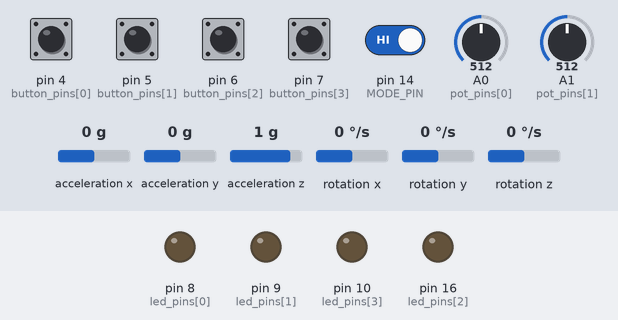
The sketch below on a simulated Arduino Leonardo, built with avr-gcc and run on an emulated ATmega32U4. Parts: output pins drawn as LEDs (lit = HIGH). Inputs (shaded band) come from the test bench; at power-on: pin 4 (button_pins[0]), pin 5 (button_pins[1]), pin 6 (button_pins[2]), pin 7 (button_pins[3]), pin 14 (MODE_PIN) HIGH, A0 (pot_pins[0]) = 512, A1 (pot_pins[1]) = 512, acceleration x 0 g, acceleration y 0 g, acceleration z 1 g, rotation x 0 °/s, rotation y 0 °/s, rotation z 0 °/s. USB keyboard and mouse output is not drawn; what the sketch prints to the serial monitor is not drawn.

Above: at 1.7 s.
1.8 s: pin 4 (button_pins[0]) pulled LOW for 0.15 s
At 1.88 s:
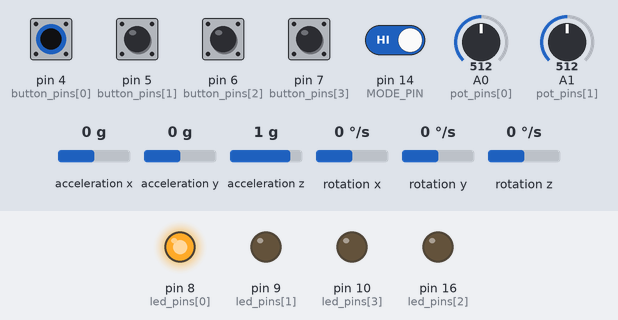
3.4 s: pin 5 (button_pins[1]) pulled LOW for 0.15 s
At 3.48 s:
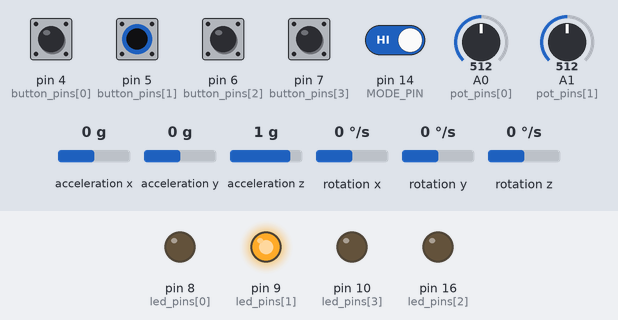
5.0 s: pin 6 (button_pins[2]) pulled LOW for 0.15 s
At 5.08 s:
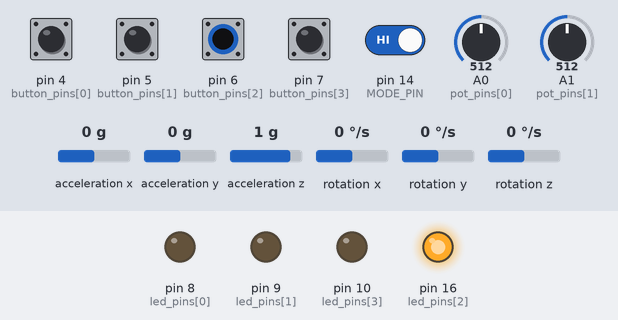
6.6 s: pin 7 (button_pins[3]) pulled LOW for 0.15 s
At 6.68 s:
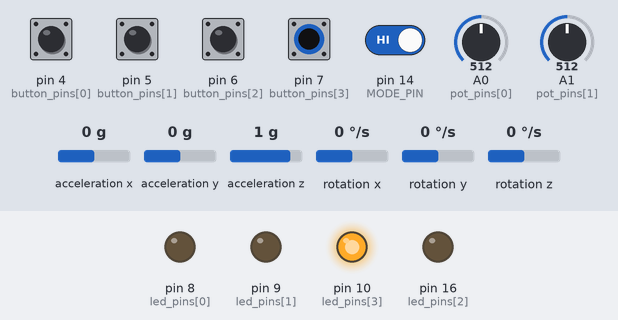
8.2 s: pin 4 (button_pins[0]) driven LOW and pin 5 (button_pins[1]) driven LOW and pin 6 (button_pins[2]) driven LOW and pin 7 (button_pins[3]) driven LOW and pin 14 (MODE_PIN) driven LOW
At 8.6 s:
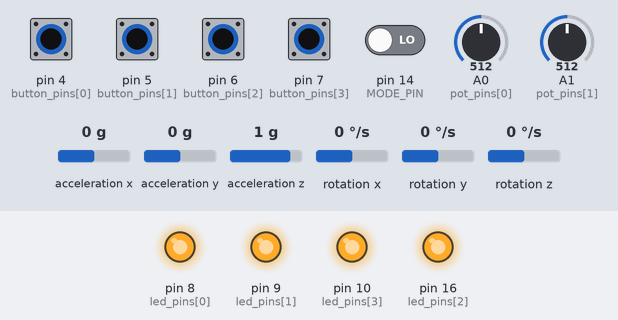
9.7 s: pin 4 (button_pins[0]) driven HIGH
At 10.0 s:
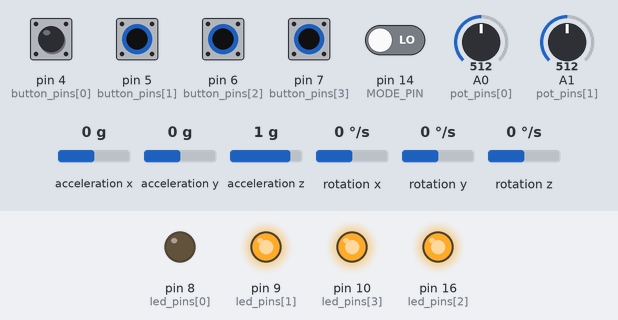
Timing chart, 0 to 12.2 s (numbered marks = the images above; inputs shaded):
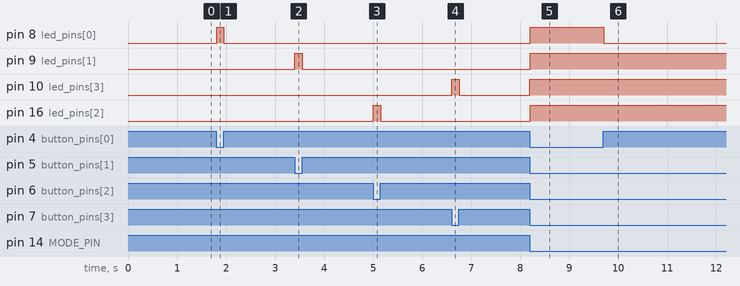

The sketch:

joystick_imu.ino
```cpp
#include "MPU6050_6Axis_MotionApps20.h"
#include "Joystick.h"

#define NUM_BUTTONS 4
#define NUM_LEDS 4

// arrays defining which pins are the various buttons and LEDs are connected to
uint8_t button_pins[NUM_BUTTONS] = {4, 5, 6, 7};
uint8_t led_pins[NUM_LEDS] = {8, 9, 16, 10};

// array defining which analog pins are connected for x and y input
uint8_t pot_pins[] = {A0, A1};

// pin to use for mode selection
#define MODE_PIN 14

#define JOYSTICK_DEBOUNCE 50

MPU6050 mpu;
bool init_success = false;
// packet size of FIFO on MPU6050
uint8_t packet_size;
uint8_t fifo_buffer[64];

Joystick_ joystick(
  JOYSTICK_DEFAULT_REPORT_ID,
  JOYSTICK_TYPE_JOYSTICK,
  4, // number of buttons
  0, // number of hat switches
  true, // X axis available
  true, // Y axis available
  false, //Z axis available
  false, // Rx axis available
  false, // Ry axis available
  false, // Rz axis available
  false, // Rudder available
  true, // Throttle available
  false, // Accelerator available
  false, // Brake available
  false); // Steering available

void setup() {
  // iterate over button pins and configure all of them as input, with the internal pullup enabled
  // internal pullup eliminates the need to solder a external pullup
  for(uint8_t i = 0; i < NUM_BUTTONS; i++) {
    pinMode(button_pins[i], INPUT_PULLUP);
  }

  // iterate over LED pins and configure all of them as output
  for(uint8_t i = 0; i < NUM_LEDS; i++) {
    pinMode(led_pins[i], OUTPUT);
  }

  pinMode(MODE_PIN, INPUT_PULLUP);

  // initialise I2C bus
  Wire.begin();
  Wire.setClock(100000);

  // initialise Serial (UART), used to print info to connected PC
  Serial.begin(115200);
  Serial.println("Starting setup...");

  // initialise the MPU6050
  mpu.initialize();
  if (!mpu.testConnection()) {
    Serial.println("Failed to detect MPU6050!");
  }

  uint8_t devStatus = mpu.dmpInitialize();

  // offsets calculated with https://www.i2cdevlib.com/forums/topic/96-arduino-sketch-to-automatically-calculate-mpu6050-offsets/
  mpu.setXAccelOffset(-237);
  mpu.setYAccelOffset(-942);
  mpu.setZAccelOffset(2208);
  mpu.setXGyroOffset(11);
  mpu.setYGyroOffset(39);
  mpu.setZGyroOffset(59);

  // checking for whether the MPU6050 was initialised successfully
  if (devStatus == 0) {
    mpu.setDMPEnabled(true);
    init_success = true;
    packet_size = mpu.dmpGetFIFOPacketSize();

    // set FIFO output rate to 20Hz cause we cant handle so many samples anyway
    // commented out because its a undefined reference?
    //mpu.dmpSetFIFORate(20);
  }
  else {
    Serial.print("Failed to enable DMP on the MPU6050! Error code:");
    Serial.println(devStatus);
  }

  while(!init_success) {
    Serial.println("Failed to initialise MPU6050! Check and restart the Arduino.");
    delay(500);

    for(uint8_t i = 0; i < NUM_LEDS; i++) {
      digitalWrite(led_pins[i], !digitalRead(led_pins[i]));
    }
  }

  joystick.begin(false);
}

void loop() {
  static uint32_t joystick_debounce = 0;
  static uint16_t imu_scaling_factor = 10430;

  uint8_t mpuIntStatus = mpu.getIntStatus();
  uint8_t fifo_count = mpu.getFIFOCount();
  Quaternion q;

  float euler[3];

  uint8_t mode = digitalRead(MODE_PIN);

  if (mode == 1) {
    // in mode 1, use x pot to adjust sensitivity of imu
    imu_scaling_factor = 10430 / 1024 * analogRead(pot_pins[0]);
  }

  for(uint8_t i = 0; i < NUM_BUTTONS; i++) {
    uint8_t state = !digitalRead(button_pins[i]);
    joystick.setButton(i, state);
    digitalWrite(led_pins[i], state);
  }

  if ((mpuIntStatus & 0x10) || fifo_count == 1024) {
    // reset so we can continue cleanly
    mpu.resetFIFO();
    Serial.println(F("FIFO overflow!"));
    return;
  }

  // if DMP ready
  if (mpuIntStatus & 0x02) {
    if (fifo_count < packet_size) {
      // not enough data in DMP FIFO, exit this loop and wait for next one
      return;
    }

    mpu.getFIFOBytes(fifo_buffer, packet_size);
    mpu.dmpGetQuaternion(&q, fifo_buffer);
    // euler[0]: yaw, euler[1]: pitch, euler[2]: roll
    mpu.dmpGetEuler(euler, &q);

    Serial.print("X: ");
    Serial.print(euler[0]);
    Serial.print("Y: ");
    Serial.print(euler[1]);
    Serial.print("Z: ");
    Serial.println(euler[2]);
  }

  if (mode == 0) {
    // mode 0: x & y relying on potentiometer, throttle relying on pitch
    joystick.setXAxisRange(0, 1024);
    joystick.setYAxisRange(0, 1024);
    joystick.setThrottleRange(-32768, 32767);

    joystick.setXAxis(analogRead(pot_pins[0]));
    joystick.setYAxis(analogRead(pot_pins[1]));
    // 20860 converts the (-pi, pi) value to (-32768, 32768)
    joystick.setThrottle(euler[1]*imu_scaling_factor);
  }
  else {
    // mode 1: x and y relying on yaw and pitch respectively, throttle relying on Y pot
    joystick.setXAxisRange(-32768, 32767);
    joystick.setYAxisRange(-32768, 32767);
    joystick.setThrottleRange(0, 1024);

    joystick.setXAxis(euler[0]*imu_scaling_factor);
    joystick.setYAxis(euler[1]*imu_scaling_factor);
    joystick.setThrottle(analogRead(pot_pins[1]));
  }

  if (millis() - joystick_debounce > JOYSTICK_DEBOUNCE) {
    joystick.sendState();
    joystick_debounce = millis();
  }
}
```

Measured:
- after the input at 1.8 s, pin 8 (led_pins[0]): LOW → HIGH at once, → LOW 0.15 s later
- after the input at 3.4 s, pin 9 (led_pins[1]): LOW → HIGH at once, → LOW 0.15 s later
- after the input at 5.0 s, pin 16 (led_pins[2]): LOW → HIGH at once, → LOW 0.16 s later
- after the input at 6.6 s, pin 10 (led_pins[3]): LOW → HIGH at once, → LOW 0.16 s later
- after the input at 8.2 s, pin 8 (led_pins[0]), pin 9 (led_pins[1]), pin 10 (led_pins[3]), pin 16 (led_pins[2]): LOW → HIGH at once
- after the input at 9.7 s, pin 8 (led_pins[0]): HIGH → LOW at once
